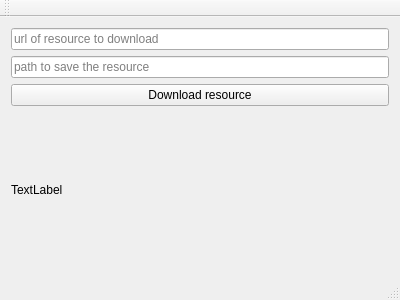
<?xml version="1.0" encoding="UTF-8"?>
<ui version="4.0">
 <class>MainWindow</class>
 <widget class="QMainWindow" name="MainWindow">
  <property name="geometry">
   <rect>
    <x>0</x>
    <y>0</y>
    <width>400</width>
    <height>300</height>
   </rect>
  </property>
  <property name="windowTitle">
   <string>MainWindow</string>
  </property>
  <widget class="QWidget" name="centralWidget">
   <layout class="QVBoxLayout" name="verticalLayout_2">
    <item>
     <layout class="QVBoxLayout" name="verticalLayout">
      <item>
       <widget class="QLineEdit" name="lineEdit">
        <property name="placeholderText">
         <string>url of resource to download</string>
        </property>
       </widget>
      </item>
      <item>
       <widget class="QLineEdit" name="lineEdit_2">
        <property name="placeholderText">
         <string>path to save the resource</string>
        </property>
       </widget>
      </item>
      <item>
       <widget class="QPushButton" name="pushButton">
        <property name="text">
         <string>Download resource</string>
        </property>
       </widget>
      </item>
      <item>
       <widget class="QLabel" name="label">
        <property name="text">
         <string>TextLabel</string>
        </property>
       </widget>
      </item>
     </layout>
    </item>
   </layout>
  </widget>
  <widget class="QMenuBar" name="menuBar">
   <property name="geometry">
    <rect>
     <x>0</x>
     <y>0</y>
     <width>400</width>
     <height>21</height>
    </rect>
   </property>
  </widget>
  <widget class="QToolBar" name="mainToolBar">
   <attribute name="toolBarArea">
    <enum>TopToolBarArea</enum>
   </attribute>
   <attribute name="toolBarBreak">
    <bool>false</bool>
   </attribute>
  </widget>
  <widget class="QStatusBar" name="statusBar"/>
 </widget>
 <layoutdefault spacing="6" margin="11"/>
 <resources/>
 <connections/>
</ui>
